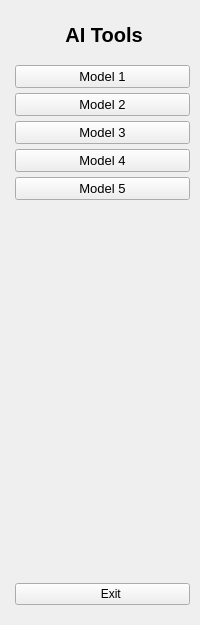
     <widget class="QWidget" name="menu_widget" native="true">
      <property name="enabled">
       <bool>true</bool>
      </property>
      <layout class="QVBoxLayout" name="verticalLayout_4">
       <property name="spacing">
        <number>10</number>
       </property>
       <property name="leftMargin">
        <number>15</number>
       </property>
       <property name="topMargin">
        <number>15</number>
       </property>
       <property name="rightMargin">
        <number>10</number>
       </property>
       <property name="bottomMargin">
        <number>20</number>
       </property>
       <item>
        <layout class="QHBoxLayout" name="horizontalLayout">
         <property name="spacing">
          <number>0</number>
         </property>
         <property name="rightMargin">
          <number>5</number>
         </property>
         <item>
          <widget class="QLabel" name="label_2">
           <property name="minimumSize">
            <size>
             <width>40</width>
             <height>40</height>
            </size>
           </property>
           <property name="maximumSize">
            <size>
             <width>40</width>
             <height>40</height>
            </size>
           </property>
           <property name="text">
            <string/>
           </property>
           <property name="pixmap">
            <pixmap resource="resource.qrc">:/icons/icons/logo.png</pixmap>
           </property>
           <property name="scaledContents">
            <bool>true</bool>
           </property>
          </widget>
         </item>
         <item>
          <widget class="QLabel" name="label_3">
           <property name="font">
            <font>
             <pointsize>15</pointsize>
             <weight>75</weight>
             <bold>true</bold>
            </font>
           </property>
           <property name="text">
            <string>  AI Tools</string>
           </property>
          </widget>
         </item>
        </layout>
       </item>
       <item>
        <layout class="QVBoxLayout" name="verticalLayout_2">
         <property name="spacing">
          <number>5</number>
         </property>
         <item>
          <widget class="QPushButton" name="model_1_btn_2">
           <property name="font">
            <font>
             <pointsize>10</pointsize>
            </font>
           </property>
           <property name="cursor">
            <cursorShape>PointingHandCursor</cursorShape>
           </property>
           <property name="text">
            <string>Model 1</string>
           </property>
           <property name="icon">
            <iconset resource="resource.qrc">
             <normaloff>:/icons/icons/AI_off.ico</normaloff>
             <normalon>:/icons/icons/AI_on.ico</normalon>:/icons/icons/AI_off.ico</iconset>
           </property>
           <property name="iconSize">
            <size>
             <width>25</width>
             <height>25</height>
            </size>
           </property>
           <property name="checkable">
            <bool>true</bool>
           </property>
           <property name="autoExclusive">
            <bool>true</bool>
           </property>
          </widget>
         </item>
         <item>
          <widget class="QPushButton" name="model_2_btn_2">
           <property name="font">
            <font>
             <pointsize>10</pointsize>
            </font>
           </property>
           <property name="cursor">
            <cursorShape>PointingHandCursor</cursorShape>
           </property>
           <property name="text">
            <string>Model 2</string>
           </property>
           <property name="icon">
            <iconset resource="resource.qrc">
             <normaloff>:/icons/icons/AI_off.ico</normaloff>
             <normalon>:/icons/icons/AI_on.ico</normalon>:/icons/icons/AI_off.ico</iconset>
           </property>
           <property name="iconSize">
            <size>
             <width>25</width>
             <height>25</height>
            </size>
           </property>
           <property name="checkable">
            <bool>true</bool>
           </property>
           <property name="autoExclusive">
            <bool>true</bool>
           </property>
          </widget>
         </item>
         <item>
          <widget class="QPushButton" name="model_3_btn_2">
           <property name="font">
            <font>
             <pointsize>10</pointsize>
            </font>
           </property>
           <property name="cursor">
            <cursorShape>PointingHandCursor</cursorShape>
           </property>
           <property name="text">
            <string>Model 3</string>
           </property>
           <property name="icon">
            <iconset resource="resource.qrc">
             <normaloff>:/icons/icons/AI_off.ico</normaloff>
             <normalon>:/icons/icons/AI_on.ico</normalon>:/icons/icons/AI_off.ico</iconset>
           </property>
           <property name="iconSize">
            <size>
             <width>25</width>
             <height>25</height>
            </size>
           </property>
           <property name="checkable">
            <bool>true</bool>
           </property>
           <property name="autoExclusive">
            <bool>true</bool>
           </property>
          </widget>
         </item>
         <item>
          <widget class="QPushButton" name="model_4_btn_2">
           <property name="font">
            <font>
             <pointsize>10</pointsize>
            </font>
           </property>
           <property name="cursor">
            <cursorShape>PointingHandCursor</cursorShape>
           </property>
           <property name="text">
            <string>Model 4</string>
           </property>
           <property name="icon">
            <iconset resource="resource.qrc">
             <normaloff>:/icons/icons/AI_off.ico</normaloff>
             <normalon>:/icons/icons/AI_on.ico</normalon>:/icons/icons/AI_off.ico</iconset>
           </property>
           <property name="iconSize">
            <size>
             <width>25</width>
             <height>25</height>
            </size>
           </property>
           <property name="checkable">
            <bool>true</bool>
           </property>
           <property name="autoExclusive">
            <bool>true</bool>
           </property>
          </widget>
         </item>
         <item>
          <widget class="QPushButton" name="model_5_btn_2">
           <property name="font">
            <font>
             <pointsize>10</pointsize>
            </font>
           </property>
           <property name="cursor">
            <cursorShape>PointingHandCursor</cursorShape>
           </property>
           <property name="text">
            <string>Model 5</string>
           </property>
           <property name="icon">
            <iconset resource="resource.qrc">
             <normaloff>:/icons/icons/AI_off.ico</normaloff>
             <normalon>:/icons/icons/AI_on.ico</normalon>:/icons/icons/AI_off.ico</iconset>
           </property>
           <property name="iconSize">
            <size>
             <width>25</width>
             <height>25</height>
            </size>
           </property>
           <property name="checkable">
            <bool>true</bool>
           </property>
           <property name="autoExclusive">
            <bool>true</bool>
           </property>
          </widget>
         </item>
        </layout>
       </item>
       <item>
        <spacer name="verticalSpacer_2">
         <property name="orientation">
          <enum>Qt::Vertical</enum>
         </property>
         <property name="sizeHint" stdset="0">
          <size>
           <width>20</width>
           <height>373</height>
          </size>
         </property>
        </spacer>
       </item>
       <item>
        <widget class="QPushButton" name="exit_btn_2">
         <property name="cursor">
          <cursorShape>PointingHandCursor</cursorShape>
         </property>
         <property name="text">
          <string>     Exit</string>
         </property>
         <property name="icon">
          <iconset resource="resource.qrc">
           <normaloff>:/icons/icons/close.ico</normaloff>:/icons/icons/close.ico</iconset>
         </property>
        </widget>
       </item>
      </layout>
     </widget>
